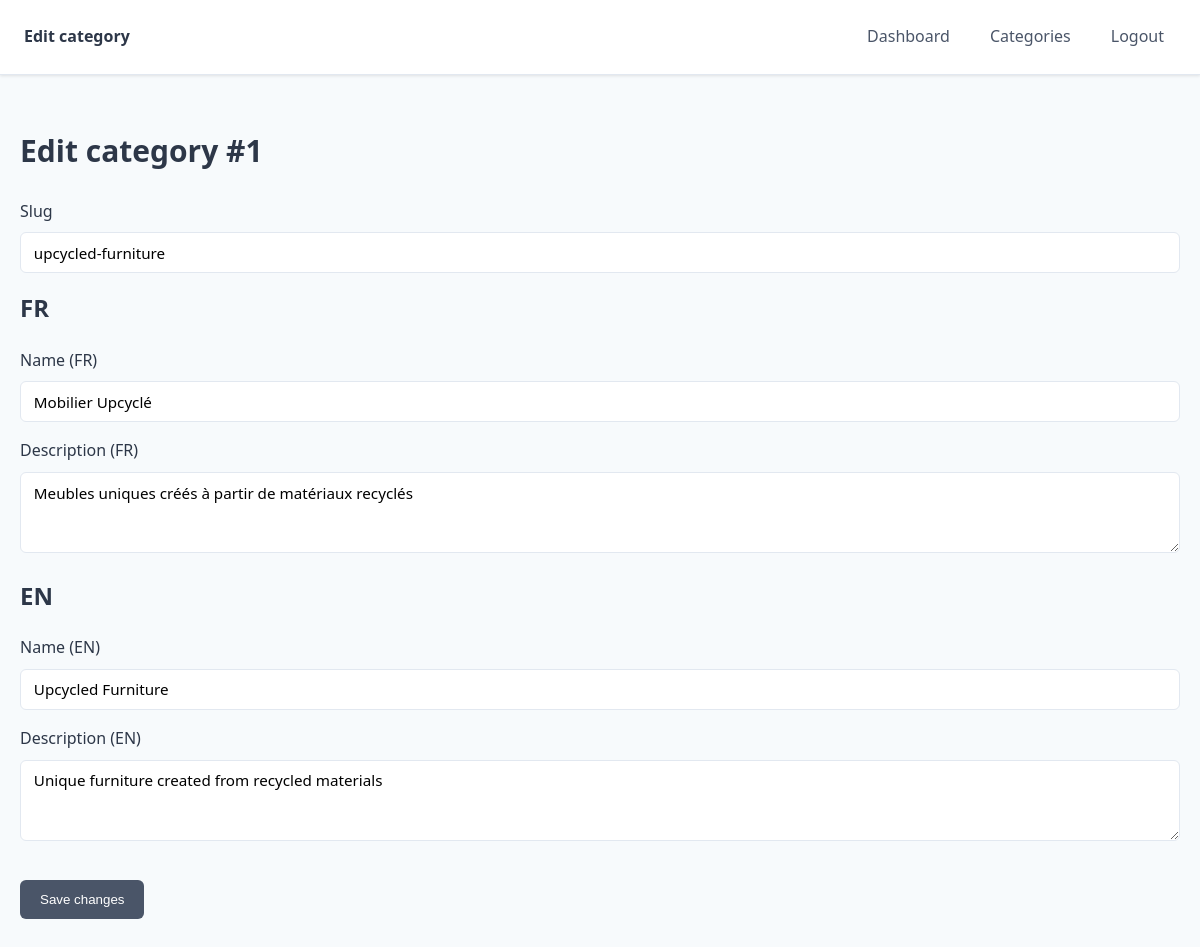
Screenshot of /admin/categories/edit.php?id=1 (signed in) with the database file from the repository.
### tables this page shows
CREATE TABLE IF NOT EXISTS categories (
    id INT PRIMARY KEY AUTO_INCREMENT,
    slug VARCHAR(100) NOT NULL,
    created_at TIMESTAMP DEFAULT CURRENT_TIMESTAMP,
    updated_at TIMESTAMP DEFAULT CURRENT_TIMESTAMP ON UPDATE CURRENT_TIMESTAMP,
    UNIQUE KEY unique_slug (slug)
);

CREATE TABLE IF NOT EXISTS category_translations (
    id INT PRIMARY KEY AUTO_INCREMENT,
    category_id INT NOT NULL,
    language_code VARCHAR(2) NOT NULL,
    name VARCHAR(100) NOT NULL,
    description TEXT,
    FOREIGN KEY (category_id) REFERENCES categories(id) ON DELETE CASCADE,
    FOREIGN KEY (language_code) REFERENCES languages(code),
    UNIQUE KEY unique_translation (category_id, language_code)
);

### includes/functions.php (called while the page is built, shortened)
<?php
function e(string $value): string
{
    return htmlspecialchars($value, ENT_QUOTES, 'UTF-8');
}

### admin/categories/edit.php (the view, shortened to what this page needs)
<?php
require_once __DIR__ . '/../../includes/functions.php';
global $pdo;
$id = isset($_GET['id']) ? (int) $_GET['id'] : 0;
$stmt = $pdo->prepare('SELECT * FROM categories WHERE id = :id LIMIT 1');
$stmt->execute(['id' => $id]);
$category = $stmt->fetch();
$tStmt = $pdo->prepare('SELECT * FROM category_translations WHERE category_id = :id');
$tStmt->execute(['id' => $id]);
$translations = [];
foreach ($tStmt as $row) {
    $translations[$row['language_code']] = $row;
}
$trFr = $translations['fr'] ?? ['name' => '', 'description' => ''];
$trEn = $translations['en'] ?? ['name' => '', 'description' => ''];
?>
<!DOCTYPE html>
<html lang="en">
<head>
    <link rel="stylesheet" href="/assets/css/admin.css">
</head>
<body>
    <header class="site-header">
        <div class="site-header-inner container">
            <strong>Edit category</strong>
            <nav class="site-nav">
                <a href="/admin/index.php">Dashboard</a>
                <a href="/admin/categories/index.php">Categories</a>
                <a href="/admin/logout.php">Logout</a>
            </nav>
        </div>
    </header>
    <main>
        <section class="section">
            <div class="container">
                <h1 class="section-title">Edit category #<?php echo (int) $category['id']; ?></h1>
                <form method="post">
                    <div style="margin-bottom:1rem;">
                        <label for="slug">Slug</label>
                        <input id="slug" name="slug" type="text" class="input" value="<?php echo e($category['slug']); ?>">
                    </div>
                    <h2>FR</h2>
                    <div style="margin-bottom:1rem;">
                        <label for="name_fr">Name (FR)</label>
                        <input id="name_fr" name="name_fr" type="text" class="input" value="<?php echo e($trFr['name']); ?>">
                    </div>
                    <div style="margin-bottom:1rem;">
                        <label for="description_fr">Description (FR)</label>
                        <textarea id="description_fr" name="description_fr" rows="3" class="textarea"><?php echo e($trFr['description']); ?></textarea>
                    </div>
                    <h2>EN</h2>
                    <div style="margin-bottom:1rem;">
                        <label for="name_en">Name (EN)</label>
                        <input id="name_en" name="name_en" type="text" class="input" value="<?php echo e($trEn['name']); ?>">
                    </div>
                    <div style="margin-bottom:1rem;">
                        <label for="description_en">Description (EN)</label>
                        <textarea id="description_en" name="description_en" rows="3" class="textarea"><?php echo e($trEn['description']); ?></textarea>
                    </div>
                    <button type="submit" class="btn-primary" style="margin-top:1rem;">
                        Save changes
                    </button>
                </form>
            </div>
        </section>
    </main>
</body>
</html>

### assets/css/admin.css (style rules this page uses)
:root { --admin-primary: #4A5568; --admin-secondary: #718096; --admin-success: #48BB78; --admin-danger: #F56565; --admin-warning: #ED8936; --admin-bg: #F7FAFC; --admin-border: #E2E8F0; --admin-text: #2D3748; --admin-text-light: #718096; }
*, *::before, *::after { box-sizing: border-box; }
body { margin: 0; font-family: system-ui, -apple-system, BlinkMacSystemFont, 'Segoe UI', sans-serif; color: var(--admin-text); background-color: var(--admin-bg); line-height: 1.6; }
h1, h2, h3, h4, h5, h6 { color: var(--admin-text); margin-top: 0; }
a { color: var(--admin-primary); text-decoration: none; }
.container { width: 100%; max-width: 1200px; margin: 0 auto; padding: 1.25rem; }
.btn-primary { display: inline-flex; align-items: center; justify-content: center; padding: 0.75rem 1.25rem; border-radius: 0.375rem; border: none; background-color: var(--admin-primary); color: #fff; font-weight: 500; cursor: pointer; transition: background-color 0.2s ease; }
.input, .textarea, .select { width: 100%; padding: 0.6rem 0.8rem; border-radius: 0.375rem; border: 1px solid var(--admin-border); background-color: #fff; font-size: 0.95rem; font-family: inherit; }
.site-header { background-color: #fff; border-bottom: 1px solid var(--admin-border); box-shadow: 0 1px 3px rgba(0, 0, 0, 0.1); }
.site-header-inner { display: flex; align-items: center; justify-content: space-between; gap: 1.5rem; padding: 1rem 1.5rem; }
.site-nav { display: flex; gap: 1rem; align-items: center; }
.site-nav a { padding: 0.5rem 0.75rem; border-radius: 0.25rem; transition: background-color 0.2s ease; }
.section { padding: 2rem 0; }
.section-title { font-size: 1.875rem; margin-bottom: 1.5rem; font-weight: 600; }
label { display: block; margin-bottom: 0.5rem; font-weight: 500; color: var(--admin-text); }

### rows the page displays
categories: id "1", slug "upcycled-furniture"
category_translations: name_fr "Mobilier Upcyclé", description_fr "Meubles uniques créés à partir de matériaux recyclés"
category_translations: name_en "Upcycled Furniture", description_en "Unique furniture created from recycled materials"
